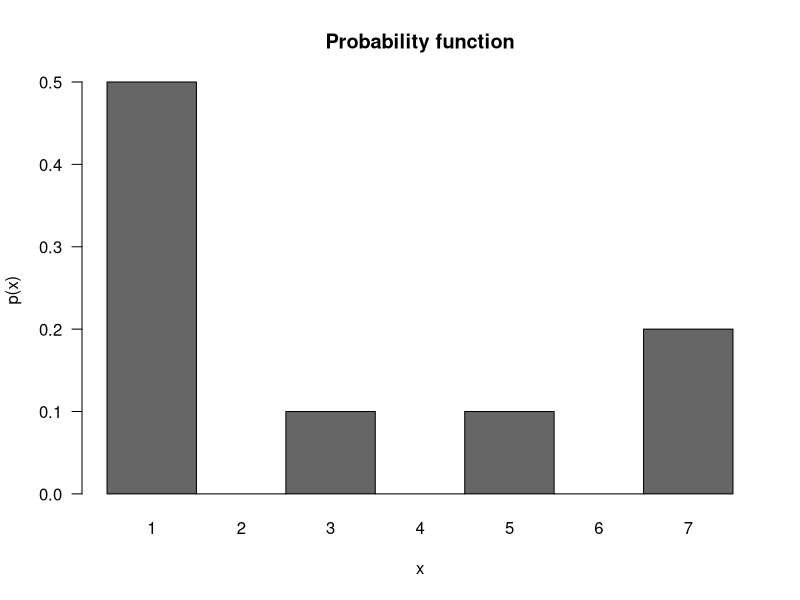
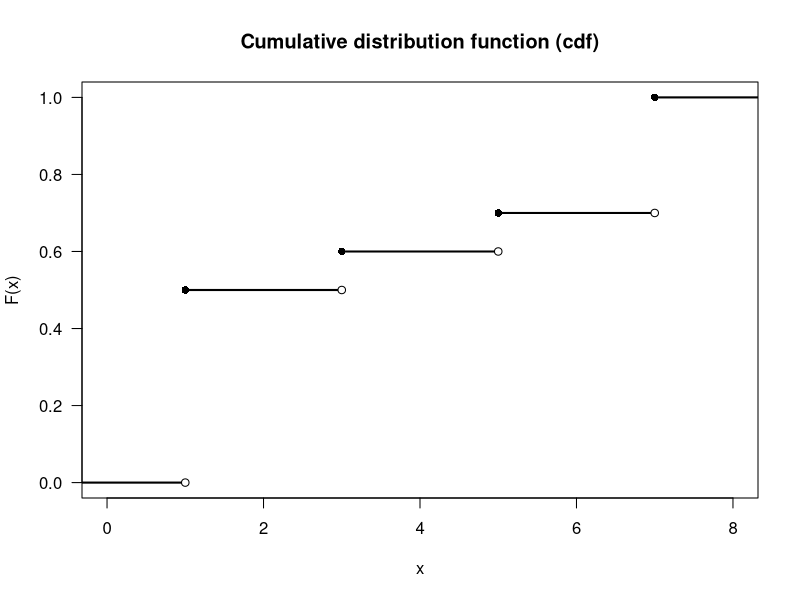
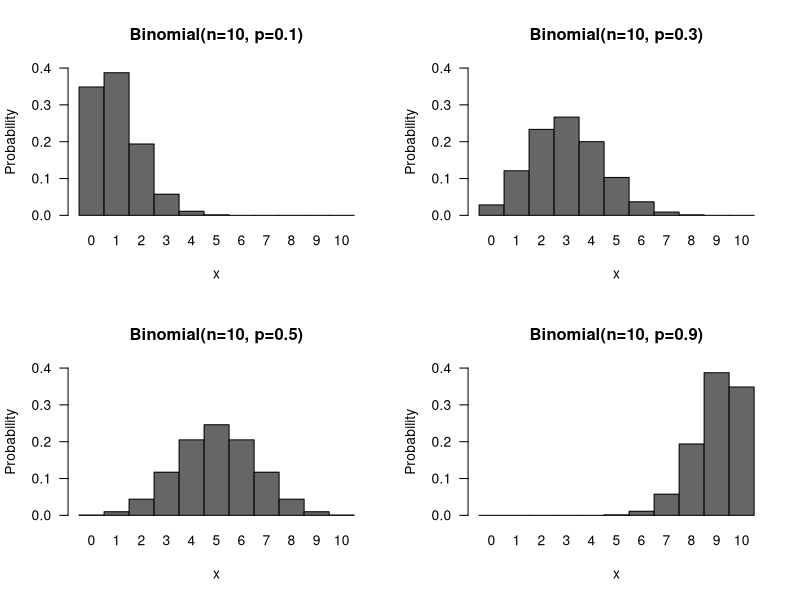
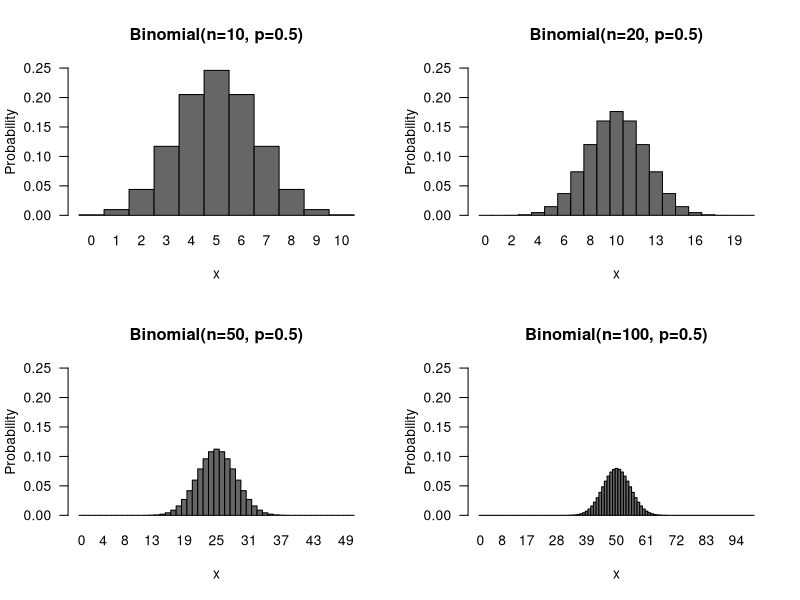
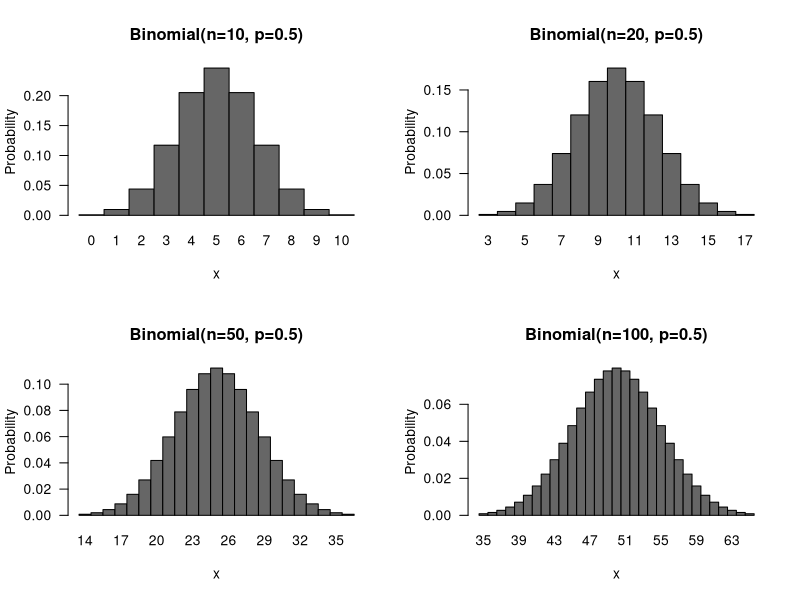
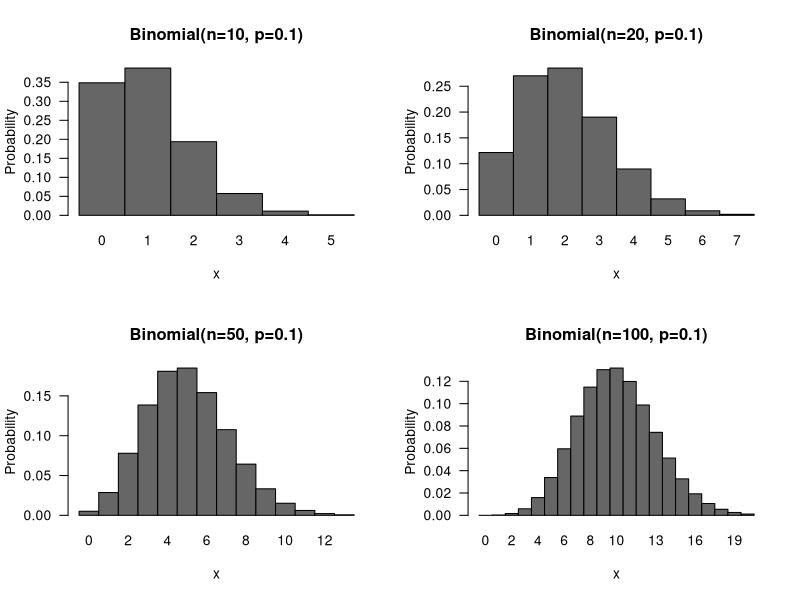
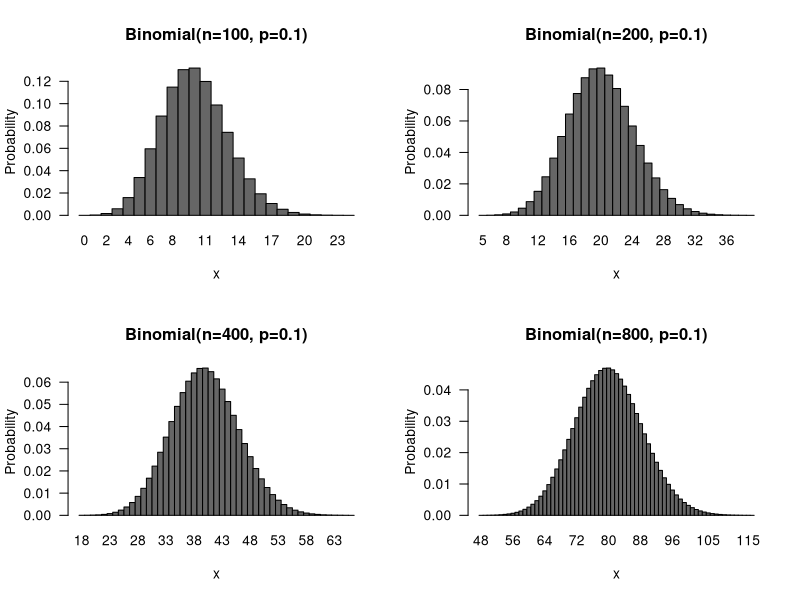
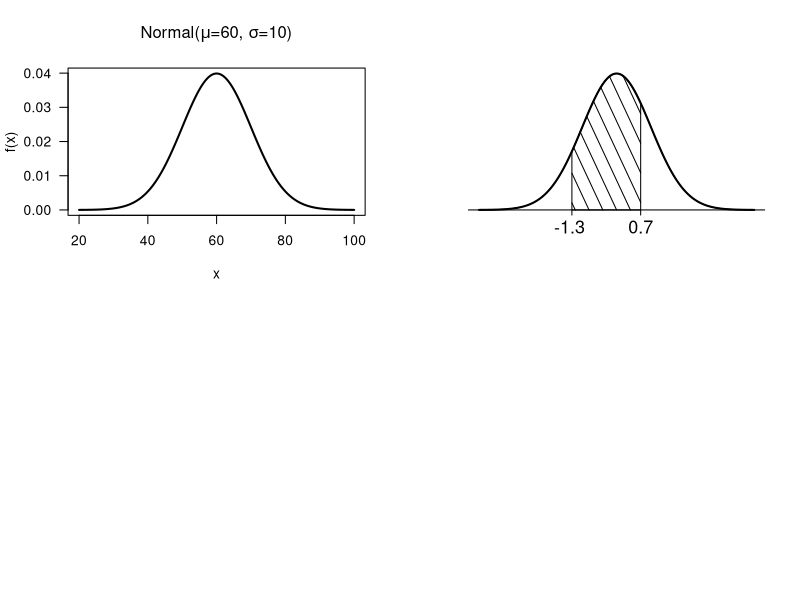

The R script that drew these images, in order: (Note: this script raises an error after producing the figures.)

## ------------------------------------------------------------------------
# dbinom calculates the Binomial probability function Pr(X=0) if X ~ binomial(n=9,p=20%)
dbinom(0, 9, 0.2)        
# Pr(X=0), Pr(X=1), Pr(X=2) and Pr(X=9) if X ~ binomial(n=9,p=20%)
dbinom(c(0,1,2,9), 9, 0.2) 
# Pr(X=7) if X ~ binomial(n=10,p=90%)
dbinom(7,10,0.9)

# binomial coefficients "n choose k"
choose(9,2)

# pbinom calculates the CDF of the binomial distribution Pr(X < 9) if X ~ Binomial(n=10, p=90%)
pbinom(8, 10, 0.9)
# Pr(X <= 20) if X ~ Binomial(n=80, p=30%)
pbinom(20,80,0.3)

# With the pbinom function, you can use the argument "lower.tail=FALSE" to get Pr(X > k) rather than Pr(X <= k)
pbinom(8, 10, 0.9)                   # Pr(X <= 8)
pbinom(8, 10, 0.9, lower.tail=FALSE) # Pr(X > 8)


## ------------------------------------------------------------------------
p <- c(0.5, 0, 0.1, 0, 0.1, 0, 0.2)
par(las=1) # labels on y-axis horizontal bar plot with bars 1 unit wide and not separated "names" puts the labels on the bars
barplot(p,col="gray40",width=1,space=0,ylab="p(x)",xlab="x",main="Probability function",names=1:7) 
    
# The CDF picture
# create an empty frame for the plot
plot(0,0,type="n",xlab="x",ylab="F(x)", ylim=c(0,1),xlim=c(0,8),main="Cumulative distribution function (cdf)")
# gets the exact limits of the figure
u <- par("usr") 
# add the horizontal line segments
segments(u[1],0,1,0,lwd=2)
segments(1,0.5,3,0.5,lwd=2)
segments(3,0.6,5,0.6,lwd=2)
segments(5,0.7,7,0.7,lwd=2)
segments(7,1.0,u[2],1.0,lwd=2)
# add the points at each end of each line segment
points(c(1,1,3,3,5,5,7,7),c(0,0.5,0.5,0.6,0.6,0.7,0.7,1.0),pch=16,col="white")
points(c(1,1,3,3,5,5,7,7),c(0,0.5,0.5,0.6,0.6,0.7,0.7,1.0),pch=c(1,16,1,16,1,16,1,16))


## ------------------------------------------------------------------------
# a function to cut down on the typing a bit
prob.hist <-
function(y, x=(1:length(y))-1, ...){
  barplot(y, width=1, space=0, names=x, xlab="x",
          ylab="Probability", col="gray40", ...)
}

# First set of plots
par(las=1,mfrow=c(2,2))
prob.hist(dbinom(0:10, 10, 0.1), main="Binomial(n=10, p=0.1)", ylim=c(0,0.4))
prob.hist(dbinom(0:10, 10, 0.3), main="Binomial(n=10, p=0.3)", ylim=c(0,0.4))
prob.hist(dbinom(0:10, 10, 0.5), main="Binomial(n=10, p=0.5)", ylim=c(0,0.4))
prob.hist(dbinom(0:10, 10, 0.9), main="Binomial(n=10, p=0.9)", ylim=c(0,0.4))

# Second set of plots
par(las=1,mfrow=c(2,2))
prob.hist(dbinom(0:10, 10, 0.5), main="Binomial(n=10, p=0.5)", ylim=c(0,0.25))
prob.hist(dbinom(0:20, 20, 0.5), main="Binomial(n=20, p=0.5)", ylim=c(0,0.25))
prob.hist(dbinom(0:50, 50, 0.5), main="Binomial(n=50, p=0.5)", ylim=c(0,0.25))
prob.hist(dbinom(0:100, 100, 0.5), main="Binomial(n=100, p=0.5)", ylim=c(0,0.25))

# Third set of plots
par(las=1,mfrow=c(2,2))
prob.hist(dbinom(0:10, 10, 0.5), 0:10, main="Binomial(n=10, p=0.5)", ylim=c(0,max(dbinom(0:10, 10, 0.5))))
prob.hist(dbinom(3:17, 20, 0.5), 3:17, main="Binomial(n=20, p=0.5)", ylim=c(0,max(dbinom(3:17,20,0.5))))
prob.hist(dbinom(14:36, 50, 0.5), 14:36, main="Binomial(n=50, p=0.5)", ylim=c(0,max(dbinom(14:36,50,0.5))))
prob.hist(dbinom(35:65, 100, 0.5), 35:65, main="Binomial(n=100, p=0.5)", ylim=c(0,max(dbinom(35:65,100,0.5))))

# Fourth set of plots
par(las=1,mfrow=c(2,2))
prob.hist(dbinom(0:5, 10, 0.1), main="Binomial(n=10, p=0.1)", ylim=c(0,max(dbinom(0:5, 10, 0.1))))
prob.hist(dbinom(0:7, 20, 0.1), main="Binomial(n=20, p=0.1)", ylim=c(0,max(dbinom(0:7,20,0.1))))
prob.hist(dbinom(0:13, 50, 0.1), main="Binomial(n=50, p=0.1)", ylim=c(0,max(dbinom(0:13,50,0.1))))
prob.hist(dbinom(0:20, 100, 0.1), main="Binomial(n=100, p=0.1)", ylim=c(0,max(dbinom(0:20,100,0.1))))

# Fifth set of plots
par(las=1,mfrow=c(2,2))
prob.hist(dbinom(0:24, 100, 0.1), main="Binomial(n=100, p=0.1)", ylim=c(0,max(dbinom(0:24,100,0.1))))
prob.hist(dbinom(5:39, 200, 0.1), 5:39, main="Binomial(n=200, p=0.1)", ylim=c(0,max(dbinom(5:39,200,0.1))))
prob.hist(dbinom(18:66, 400, 0.1), 18:66, main="Binomial(n=400, p=0.1)", ylim=c(0,max(dbinom(18:66,400,0.1))))
prob.hist(dbinom(48:116, 800, 0.1), 48:116, main="Binomial(n=800, p=0.1)", ylim=c(0,max(dbinom(48:116,800,0.1))))


## ------------------------------------------------------------------------
# dpois calculates the Poisson probability function
# ppois calculates the Poisson cumulative distribution function (cdf)
# Suppose X ~ Poisson(lambda=1.25)
dpois(0, 1.25) # Pr(X = 0)
1-dpois(0, 1.25) # Pr(X > 0)
dpois(2, 1.25) # Pr(X = 2)


## ------------------------------------------------------------------------
x <- seq(20, 100, length=501)
par(las=1) # Make labels of Y-axis horizontal 
plot(x, dnorm(x, 60, 10), type="l", lwd=2, xlab="x", ylab="f(x)", main=expression(paste("Normal(", mu, "=60, ", sigma, "=10)")))
# Note: type="l" forces a line plot (rather than a bunch of points)
#       lwd=2 results in a thicker line
#       xlab and ylab change the x- and y-axis labels
#       main="blah blah blah" puts a title on the plot
#       expression() is used so that I can get the Greek symbols on the plot
#       paste() pastes a bunch of things together into one character string.


## ------------------------------------------------------------------------
# The key function to use in calculating normal probabilities is pnorm().

# For X ~ Normal(mean=10, SD=2),
#     Pr(9 < X < 13)
pnorm(13,10,2) - pnorm(9,13,2)

# For X ~ Normal(mean=3, SD=0.5),
#     Pr(X > 4.3)
1 - pnorm(4.3, 3, 0.5)

# For X ~ Normal(mean=10, SD=0.1),
#     Pr(|X -10| > 0.1)
pnorm(9.9,10,0.1) + (1-pnorm(10.1,10,0.1))


## ------------------------------------------------------------------------
par(bty="n") # suppresses the "box" around the figure
# plot of the standard normal curve from -4 to +4
#     Note: xaxt and yaxt suppress the axes
x <- seq(-4,4,length=501)
plot(x,dnorm(x),type="l",xaxt="n",yaxt="n",xlab="",ylab="")
# The following defines a polygon to be shaded in.
#     X = sequence from -1.3 to 0.7 and then 0.7 and -1.3
#     Y = top of normal curve and then 0, 0 (the corners)
a <- seq(-1.3,0.7,length=501)
X <- c(a,0.7,-1.3)
Y <- c(dnorm(a), 0, 0)
# The following draws a polygon
#     density defines the spacing of the hatching
#     angle defines the angle of the hatching
polygon(X,Y,density=8,angle=-65)
# re-draw the normal curve so that it's thick
lines(x,dnorm(x),lwd=2)
# add a line below the curve
abline(h=0)
# draw tick marks + labels
x <- c(-1.3,0.7)
# segments draws a line segment
#     xpd allows plotting outside the figure region
segments(x, 0, x, -0.015, xpd=TRUE)
# text adds text
#     cex make the text larger
text(x, -0.05, c("-1.3 ", "0.7"), xpd=TRUE,cex=1.3)
# Note the space in "-1.3 ", and how it affects the centering


## ------------------------------------------------------------------------
set.seed(1)
x <- sample(c("H","T"),1e6,replace=TRUE)
x <- paste0(x,collapse="")
x <- paste0(x,"END")
s <- strsplit(x,"HTH")
s <- unlist(s)
nHTH <- nchar(s)

set.seed(2)
x <- sample(c("H","T"),1e6,replace=TRUE)
x <- paste0(x,collapse="")
x <- paste0(x,"END")
s <- strsplit(x,"HTT")
s <- unlist(s)
nHTT <- nchar(s)

rx <- c(0,60)
ry <- c(0,16000)

par(mfrow=c(2,1),las=1)
hist(nHTH,breaks=seq(-0.5,100.5,1),col="lightblue",xlim=rx,ylim=ry,xlab="flips in between",ylab="",main="HTH")
abline(v=mean(nHTH),lwd=2,col="red")
text(10,10000,paste0("mean = ",formatC(mean(nHTH),format="f",digits=2)),pos=4,col="red")
hist(nHTT,breaks=seq(-0.5,100.5,1),col="lightblue",xlim=rx,ylim=ry,xlab="flips in between",ylab="",main="HTT")
abline(v=mean(nHTT),lwd=2,col="red")
text(10,10000,paste0("mean = ",formatC(mean(nHTT),format="f",digits=2)),pos=4,col="red")


